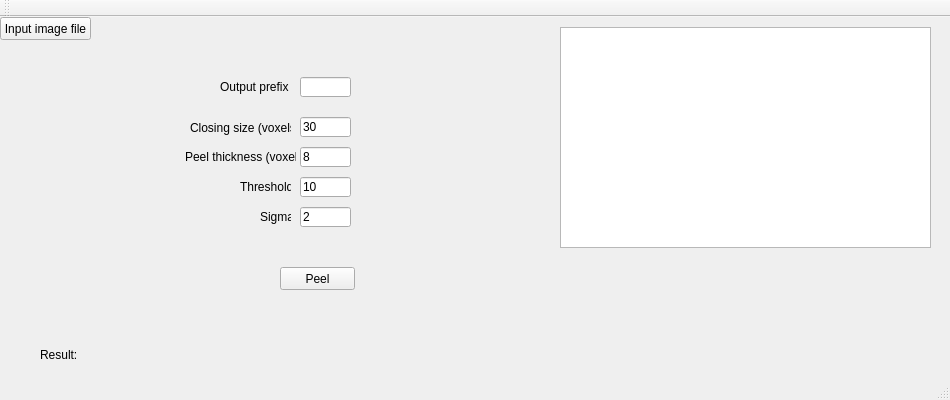
<?xml version="1.0" encoding="UTF-8"?>
<ui version="4.0">
 <class>MainWindow</class>
 <widget class="QMainWindow" name="MainWindow">
  <property name="geometry">
   <rect>
    <x>0</x>
    <y>0</y>
    <width>950</width>
    <height>400</height>
   </rect>
  </property>
  <property name="windowTitle">
   <string>Peeling tiff file</string>
  </property>
  <widget class="QWidget" name="centralWidget">
   <widget class="QPushButton" name="pushButtonInputFile">
    <property name="geometry">
     <rect>
      <x>0</x>
      <y>0</y>
      <width>91</width>
      <height>23</height>
     </rect>
    </property>
    <property name="text">
     <string>Input image file</string>
    </property>
   </widget>
   <widget class="QLabel" name="labelInputFile">
    <property name="geometry">
     <rect>
      <x>90</x>
      <y>0</y>
      <width>421</width>
      <height>21</height>
     </rect>
    </property>
    <property name="text">
     <string/>
    </property>
   </widget>
   <widget class="QPushButton" name="pushButtonCompress">
    <property name="geometry">
     <rect>
      <x>280</x>
      <y>250</y>
      <width>75</width>
      <height>23</height>
     </rect>
    </property>
    <property name="text">
     <string>Peel</string>
    </property>
   </widget>
   <widget class="QLabel" name="label">
    <property name="geometry">
     <rect>
      <x>40</x>
      <y>330</y>
      <width>41</width>
      <height>16</height>
     </rect>
    </property>
    <property name="text">
     <string>Result:</string>
    </property>
   </widget>
   <widget class="QLabel" name="labelResult">
    <property name="geometry">
     <rect>
      <x>80</x>
      <y>330</y>
      <width>491</width>
      <height>16</height>
     </rect>
    </property>
    <property name="text">
     <string/>
    </property>
   </widget>
   <widget class="QTextEdit" name="textEdit">
    <property name="geometry">
     <rect>
      <x>560</x>
      <y>10</y>
      <width>371</width>
      <height>221</height>
     </rect>
    </property>
   </widget>
   <widget class="QLineEdit" name="lineEdit_closingsize">
    <property name="geometry">
     <rect>
      <x>300</x>
      <y>100</y>
      <width>51</width>
      <height>20</height>
     </rect>
    </property>
    <property name="text">
     <string>30</string>
    </property>
   </widget>
   <widget class="QLineEdit" name="lineEdit_peelthickness">
    <property name="geometry">
     <rect>
      <x>300</x>
      <y>130</y>
      <width>51</width>
      <height>20</height>
     </rect>
    </property>
    <property name="text">
     <string>8</string>
    </property>
   </widget>
   <widget class="QLineEdit" name="lineEdit_threshold">
    <property name="geometry">
     <rect>
      <x>300</x>
      <y>160</y>
      <width>51</width>
      <height>20</height>
     </rect>
    </property>
    <property name="text">
     <string>10</string>
    </property>
   </widget>
   <widget class="QLineEdit" name="lineEdit_sigma">
    <property name="geometry">
     <rect>
      <x>300</x>
      <y>190</y>
      <width>51</width>
      <height>20</height>
     </rect>
    </property>
    <property name="text">
     <string>2</string>
    </property>
   </widget>
   <widget class="QLabel" name="label_closing">
    <property name="geometry">
     <rect>
      <x>190</x>
      <y>100</y>
      <width>101</width>
      <height>21</height>
     </rect>
    </property>
    <property name="text">
     <string>Closing size (voxels)</string>
    </property>
   </widget>
   <widget class="QLabel" name="label_peel">
    <property name="geometry">
     <rect>
      <x>185</x>
      <y>130</y>
      <width>111</width>
      <height>20</height>
     </rect>
    </property>
    <property name="text">
     <string>Peel thickness (voxels)</string>
    </property>
   </widget>
   <widget class="QLabel" name="label_threshold">
    <property name="geometry">
     <rect>
      <x>240</x>
      <y>160</y>
      <width>51</width>
      <height>20</height>
     </rect>
    </property>
    <property name="text">
     <string>Threshold</string>
    </property>
   </widget>
   <widget class="QLabel" name="label_sigma">
    <property name="geometry">
     <rect>
      <x>260</x>
      <y>190</y>
      <width>31</width>
      <height>20</height>
     </rect>
    </property>
    <property name="text">
     <string>Sigma</string>
    </property>
   </widget>
   <widget class="QLineEdit" name="lineEdit_prefix">
    <property name="geometry">
     <rect>
      <x>300</x>
      <y>60</y>
      <width>51</width>
      <height>20</height>
     </rect>
    </property>
   </widget>
   <widget class="QLabel" name="label_prefix">
    <property name="geometry">
     <rect>
      <x>220</x>
      <y>60</y>
      <width>71</width>
      <height>20</height>
     </rect>
    </property>
    <property name="text">
     <string>Output prefix</string>
    </property>
   </widget>
  </widget>
  <widget class="QMenuBar" name="menuBar">
   <property name="geometry">
    <rect>
     <x>0</x>
     <y>0</y>
     <width>950</width>
     <height>18</height>
    </rect>
   </property>
  </widget>
  <widget class="QToolBar" name="mainToolBar">
   <attribute name="toolBarArea">
    <enum>TopToolBarArea</enum>
   </attribute>
   <attribute name="toolBarBreak">
    <bool>false</bool>
   </attribute>
  </widget>
  <widget class="QStatusBar" name="statusBar"/>
 </widget>
 <layoutdefault spacing="6" margin="11"/>
 <resources/>
 <connections>
  <connection>
   <sender>pushButtonInputFile</sender>
   <signal>clicked()</signal>
   <receiver>MainWindow</receiver>
   <slot>inputFileSelecter()</slot>
   <hints>
    <hint type="sourcelabel">
     <x>62</x>
     <y>43</y>
    </hint>
    <hint type="destinationlabel">
     <x>262</x>
     <y>59</y>
    </hint>
   </hints>
  </connection>
  <connection>
   <sender>pushButtonCompress</sender>
   <signal>clicked()</signal>
   <receiver>MainWindow</receiver>
   <slot>peeler2()</slot>
   <hints>
    <hint type="sourcelabel">
     <x>338</x>
     <y>291</y>
    </hint>
    <hint type="destinationlabel">
     <x>463</x>
     <y>311</y>
    </hint>
   </hints>
  </connection>
 </connections>
 <slots>
  <slot>outputFileSelecter()</slot>
  <slot>inputFileSelecter()</slot>
  <slot>peeler2()</slot>
 </slots>
</ui>
